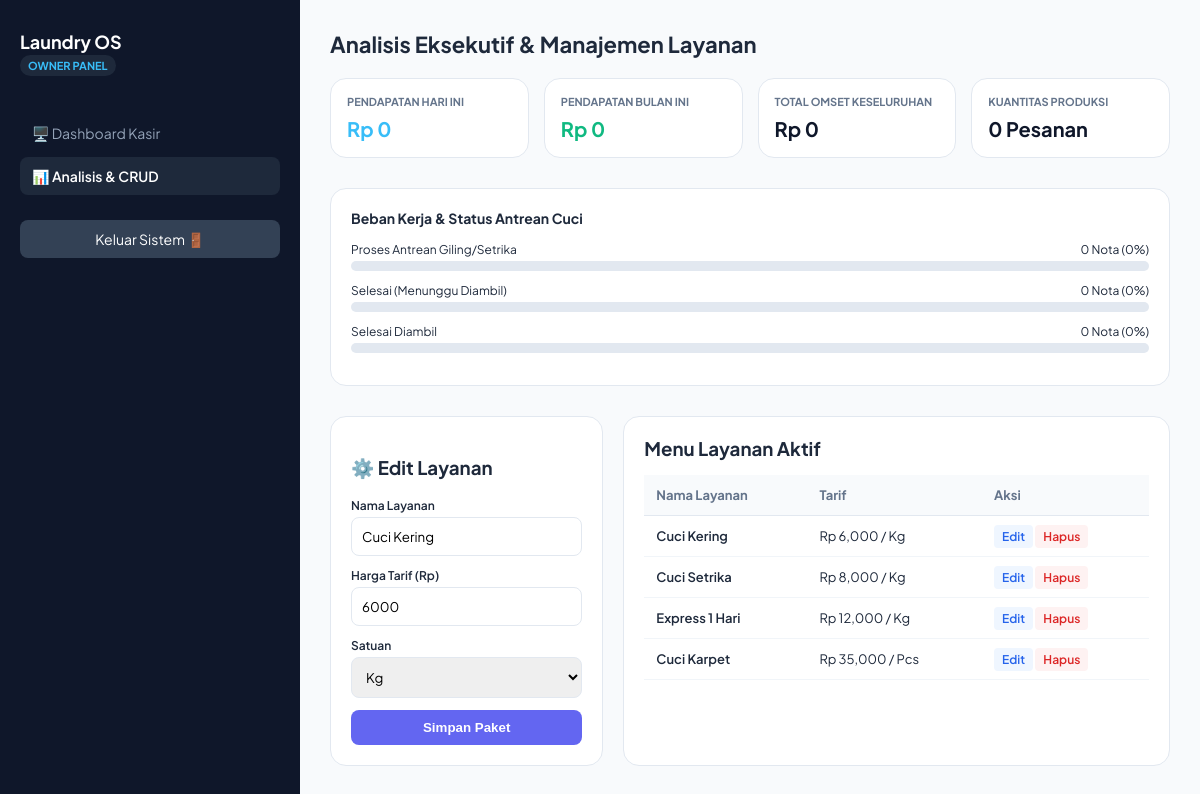
/admin.php?edit=1 (signed in), run on the app's committed database.
### tables this page shows
CREATE TABLE `layanan` (
  `id_layanan` int(11) NOT NULL,
  `nama_layanan` varchar(100) NOT NULL,
  `harga_per_satuan` int(11) NOT NULL,
  `satuan` varchar(20) DEFAULT 'Kg'
);

### admin.php (the view, shortened to what this page needs)
<?php
include 'koneksi.php';
$total_transaksi = mysqli_fetch_assoc(mysqli_query($koneksi, "SELECT COUNT(*) as total FROM transaksi"))['total'];
$total_pendapatan = mysqli_fetch_assoc(mysqli_query($koneksi, "SELECT SUM(total_bayar) as total FROM transaksi"))['total'] ?? 0;
$status_proses = mysqli_fetch_assoc(mysqli_query($koneksi, "SELECT COUNT(*) as total FROM transaksi WHERE status_pesanan='Proses'"))['total'];
$status_selesai = mysqli_fetch_assoc(mysqli_query($koneksi, "SELECT COUNT(*) as total FROM transaksi WHERE status_pesanan='Selesai'"))['total'];
$status_diambil = mysqli_fetch_assoc(mysqli_query($koneksi, "SELECT COUNT(*) as total FROM transaksi WHERE status_pesanan='Diambil'"))['total'];
$layanan_all = mysqli_query($koneksi, "SELECT * FROM layanan");
$hari_ini = date('Y-m-d');
$bulan_ini = date('Y-m');
$omset_hari = mysqli_fetch_assoc(mysqli_query($koneksi, "SELECT SUM(total_bayar) as total FROM transaksi WHERE DATE(tanggal_transaksi) = '$hari_ini'"));
$omset_bulan = mysqli_fetch_assoc(mysqli_query($koneksi, "SELECT SUM(total_bayar) as total FROM transaksi WHERE DATE_FORMAT(tanggal_transaksi, '%Y-%m') = '$bulan_ini'"));
$layanan_edit = null;
if (isset($_GET['edit'])) {
    $id_edit = $_GET['edit'];
    $layanan_edit = mysqli_fetch_assoc(mysqli_query($koneksi, "SELECT * FROM layanan WHERE id_layanan='$id_edit'"));
}
?>
<!DOCTYPE html>
<html lang="id">
<head>
</head>
<body>
<div class="sidebar">
    <div>
        <h2>Laundry OS</h2>
        <span style="font-size: 11px; background: #1e293b; padding: 4px 8px; border-radius: 12px; color: #38bdf8; font-weight:700;">OWNER PANEL</span>
    </div>
    <div style="margin-top: 20px; display:flex; flex-direction:column; gap:5px;">
        <a href="index.php">🖥️ Dashboard Kasir</a>
        <a href="admin.php" class="active">📊 Analisis & CRUD</a>
        <a href="logout.php" style="background: #334155; color: #fff; margin-top: 20px; text-align: center;">Keluar Sistem 🚪</a>
    </div>
</div>
<div class="main-content">
    <h2 style="margin: 0 0 20px 0; font-size: 22px;">Analisis Eksekutif & Manajemen Layanan</h2>
    <div class="grid-analisis">
        <div class="card-analytic"><h3>Pendapatan Hari Ini</h3><p style="color:#38bdf8;">Rp <?= number_format($omset_hari['total'] ?? 0); ?></p></div>
        <div class="card-analytic"><h3>Pendapatan Bulan Ini</h3><p style="color:#10b981;">Rp <?= number_format($omset_bulan['total'] ?? 0); ?></p></div>
        <div class="card-analytic"><h3>Total Omset Keseluruhan</h3><p>Rp <?= number_format($total_pendapatan); ?></p></div>
        <div class="card-analytic"><h3>Kuantitas Produksi</h3><p><?= $total_transaksi; ?> Pesanan</p></div>
    </div>
    <div class="chart-box">
        <h3 style="margin:0 0 15px 0; font-size:14px;">Beban Kerja & Status Antrean Cuci</h3>
        <?php
            $p_proses = $total_transaksi > 0 ? ($status_proses / $total_transaksi) * 100 : 0;
            $p_selesai = $total_transaksi > 0 ? ($status_selesai / $total_transaksi) * 100 : 0;
            $p_diambil = $total_transaksi > 0 ? ($status_diambil / $total_transaksi) * 100 : 0;
        ?>
        <div class="bar-group">
            <div class="bar-label"><span>Proses Antrean Giling/Setrika</span><span><?= $status_proses; ?> Nota (<?= round($p_proses); ?>%)</span></div>
            <div class="bar-bg"><div class="bar-fill" style="width: <?= $p_proses; ?>%; background: #f59e0b;"></div></div>
        </div>
        <div class="bar-group">
            <div class="bar-label"><span>Selesai (Menunggu Diambil)</span><span><?= $status_selesai; ?> Nota (<?= round($p_selesai); ?>%)</span></div>
            <div class="bar-bg"><div class="bar-fill" style="width: <?= $p_selesai; ?>%; background: #10b981;"></div></div>
        </div>
        <div class="bar-group">
            <div class="bar-label"><span>Selesai Diambil</span><span><?= $status_diambil; ?> Nota (<?= round($p_diambil); ?>%)</span></div>
            <div class="bar-bg"><div class="bar-fill" style="width: <?= $p_diambil; ?>%; background: #64748b;"></div></div>
        </div>
    </div>
    <div class="crud-container">
        <div class="form-panel">
            <h3><?= $layanan_edit ? '⚙️ Edit Layanan' : '➕ Tambah Layanan' ?></h3>
            <form action="admin.php" method="POST">
                <div class="form-group">
                    <label>Nama Layanan</label>
                    <input type="text" name="nama_layanan" value="<?= $layanan_edit['nama_layanan'] ?? ''; ?>" required>
                </div>
                <div class="form-group">
                    <label>Harga Tarif (Rp)</label>
                    <input type="number" name="harga_per_satuan" value="<?= $layanan_edit['harga_per_satuan'] ?? ''; ?>" required>
                </div>
                <div class="form-group">
                    <label>Satuan</label>
                    <select name="satuan">
                        <option value="Kg" <?= (isset($layanan_edit) && $layanan_edit['satuan']=='Kg')?'selected':''; ?>>Kg</option>
                    </select>
                </div>
                <button type="submit" name="<?= $layanan_edit ? 'edit_layanan' : 'tambah_layanan' ?>" class="btn-submit">Simpan Paket</button>
            </form>
        </div>
        <div class="table-panel">
            <h3 style="margin: 0 0 15px 0;">Menu Layanan Aktif</h3>
            <table>
                <thead><tr><th>Nama Layanan</th><th>Tarif</th><th>Aksi</th></tr></thead>
                <tbody>
                    <?php while ($row = mysqli_fetch_assoc($layanan_all)): ?>
                        <tr>
                            <td style="font-weight:600;"><?= htmlspecialchars($row['nama_layanan']); ?></td>
                            <td>Rp <?= number_format($row['harga_per_satuan']); ?> / <?= $row['satuan']; ?></td>
                            <td>
                                <a href="admin.php?edit=<?= $row['id_layanan']; ?>" class="btn-action btn-edit">Edit</a>
                                <a href="admin.php?hapus=<?= $row['id_layanan']; ?>" class="btn-action btn-delete" onclick="return confirm('Hapus?')">Hapus</a>
                            </td>
                        </tr>
                    <?php endwhile; ?>
                </tbody>
            </table>
        </div>
    </div>
</div>
</body>
</html>

### admin.php (style rules this page uses)
:root { --bg-main: #f8fafc; --sidebar-bg: #0f172a; --text-main: #1e293b; --primary: #6366f1; --border-color: #e2e8f0; }
body { font-family: 'Plus Jakarta Sans', sans-serif; margin: 0; background: var(--bg-main); color: var(--text-main); display: flex; height: 100vh; overflow: hidden; }
.sidebar { width: 260px; background: var(--sidebar-bg); color: white; padding: 30px 20px; display: flex; flex-direction: column; gap: 20px; }
.sidebar h2 { font-size: 18px; margin: 0; }
.sidebar a { color: #94a3b8; text-decoration: none; font-size: 14px; padding: 10px 12px; border-radius: 8px; display: block; }
.sidebar a.active { background: #1e293b; color: #fff; font-weight: 600; }
.main-content { flex: 1; padding: 30px; overflow-y: auto; }
.grid-analisis { display: grid; grid-template-columns: repeat(4, 1fr); gap: 15px; margin-bottom: 30px; }
.card-analytic { background: white; padding: 16px; border-radius: 16px; border: 1px solid var(--border-color); }
.card-analytic h3 { margin: 0; font-size: 11px; color: #64748b; text-transform: uppercase; }
.card-analytic p { margin: 8px 0 0 0; font-size: 20px; font-weight: 700; color: #0f172a; }
.chart-box { background: white; padding: 20px; border-radius: 16px; border: 1px solid var(--border-color); margin-bottom: 30px; }
.bar-group { margin-bottom: 12px; }
.bar-label { display: flex; justify-content: space-between; font-size: 12px; margin-bottom: 4px; }
.bar-bg { background: #e2e8f0; height: 10px; border-radius: 10px; overflow: hidden; }
.crud-container { display: grid; grid-template-columns: 1fr 2fr; gap: 20px; }
.form-panel, .table-panel { background: white; padding: 20px; border-radius: 16px; border: 1px solid var(--border-color); }
.form-group { margin-bottom: 12px; }
label { display: block; font-size: 12px; font-weight: 600; margin-bottom: 4px; }
input, select { width: 100%; padding: 10px; border: 1px solid var(--border-color); border-radius: 8px; box-sizing: border-box; font-family: inherit; }
button.btn-submit { background: var(--primary); color: white; border: none; padding: 10px; width: 100%; border-radius: 8px; font-weight: 600; cursor: pointer; }
table { width: 100%; border-collapse: collapse; font-size: 13px; }
th { background: #f8fafc; padding: 12px; color: #64748b; border-bottom: 1px solid var(--border-color); text-align: left; }
td { padding: 12px; border-bottom: 1px solid #f1f5f9; }
.btn-action { font-size: 12px; text-decoration: none; padding: 4px 8px; border-radius: 4px; font-weight:600; }
.btn-edit { background: #eff6ff; color: #2563eb; }
.btn-delete { background: #fef2f2; color: #dc2626; }

### data on the page
layanan: nama_layanan "Cuci Kering", harga_per_satuan "6000", satuan "Kg", harga_per_satuan "6,000"
layanan: nama_layanan "Cuci Setrika", harga_per_satuan "8,000", satuan "Kg"
layanan: nama_layanan "Express 1 Hari", harga_per_satuan "12,000", satuan "Kg"
layanan: nama_layanan "Cuci Karpet", harga_per_satuan "35,000", satuan "Pcs"

### other printed values
$omset_hari['total'] "0"
$omset_bulan['total'] "0"
$total_pendapatan "0"
$total_transaksi "0"
$status_proses "0"
$p_proses "0"
$status_selesai "0"
$p_selesai "0"
$status_diambil "0"
$p_diambil "0"
